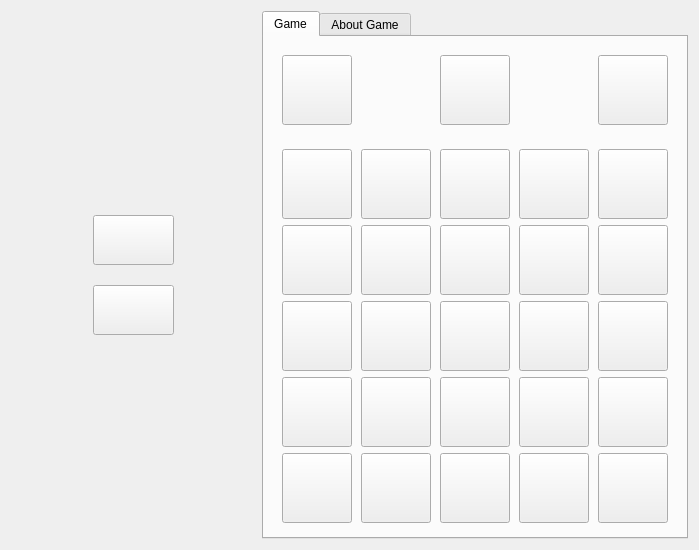
<?xml version="1.0" encoding="UTF-8"?>
<ui version="4.0">
 <class>Widget</class>
 <widget class="QWidget" name="Widget">
  <property name="geometry">
   <rect>
    <x>0</x>
    <y>0</y>
    <width>699</width>
    <height>550</height>
   </rect>
  </property>
  <property name="minimumSize">
   <size>
    <width>620</width>
    <height>550</height>
   </size>
  </property>
  <property name="maximumSize">
   <size>
    <width>700</width>
    <height>555</height>
   </size>
  </property>
  <property name="windowTitle">
   <string>In Search Of Treasure</string>
  </property>
  <property name="styleSheet">
   <string notr="true"/>
  </property>
  <layout class="QHBoxLayout" name="horizontalLayout_2">
   <item>
    <spacer name="horizontalSpacer_2">
     <property name="orientation">
      <enum>Qt::Horizontal</enum>
     </property>
     <property name="sizeHint" stdset="0">
      <size>
       <width>40</width>
       <height>20</height>
      </size>
     </property>
    </spacer>
   </item>
   <item>
    <layout class="QVBoxLayout" name="verticalLayout_2">
     <property name="spacing">
      <number>20</number>
     </property>
     <item>
      <spacer name="verticalSpacer_2">
       <property name="orientation">
        <enum>Qt::Vertical</enum>
       </property>
       <property name="sizeHint" stdset="0">
        <size>
         <width>20</width>
         <height>40</height>
        </size>
       </property>
      </spacer>
     </item>
     <item>
      <widget class="QPushButton" name="button_start_game">
       <property name="sizePolicy">
        <sizepolicy hsizetype="Expanding" vsizetype="Fixed">
         <horstretch>0</horstretch>
         <verstretch>0</verstretch>
        </sizepolicy>
       </property>
       <property name="minimumSize">
        <size>
         <width>0</width>
         <height>50</height>
        </size>
       </property>
       <property name="cursor">
        <cursorShape>PointingHandCursor</cursorShape>
       </property>
       <property name="text">
        <string/>
       </property>
      </widget>
     </item>
     <item>
      <widget class="QPushButton" name="button_about_game">
       <property name="sizePolicy">
        <sizepolicy hsizetype="Expanding" vsizetype="Fixed">
         <horstretch>0</horstretch>
         <verstretch>0</verstretch>
        </sizepolicy>
       </property>
       <property name="minimumSize">
        <size>
         <width>0</width>
         <height>50</height>
        </size>
       </property>
       <property name="cursor">
        <cursorShape>PointingHandCursor</cursorShape>
       </property>
       <property name="text">
        <string/>
       </property>
      </widget>
     </item>
     <item>
      <spacer name="verticalSpacer">
       <property name="orientation">
        <enum>Qt::Vertical</enum>
       </property>
       <property name="sizeHint" stdset="0">
        <size>
         <width>20</width>
         <height>40</height>
        </size>
       </property>
      </spacer>
     </item>
    </layout>
   </item>
   <item>
    <spacer name="horizontalSpacer">
     <property name="orientation">
      <enum>Qt::Horizontal</enum>
     </property>
     <property name="sizeHint" stdset="0">
      <size>
       <width>40</width>
       <height>20</height>
      </size>
     </property>
    </spacer>
   </item>
   <item>
    <widget class="QTabWidget" name="tabWidget">
     <property name="sizePolicy">
      <sizepolicy hsizetype="Fixed" vsizetype="Expanding">
       <horstretch>0</horstretch>
       <verstretch>0</verstretch>
      </sizepolicy>
     </property>
     <property name="minimumSize">
      <size>
       <width>70</width>
       <height>70</height>
      </size>
     </property>
     <property name="styleSheet">
      <string notr="true"/>
     </property>
     <property name="currentIndex">
      <number>0</number>
     </property>
     <widget class="QWidget" name="tab_1">
      <attribute name="title">
       <string>Game</string>
      </attribute>
      <layout class="QVBoxLayout" name="verticalLayout_3">
       <item>
        <spacer name="verticalSpacer_3">
         <property name="orientation">
          <enum>Qt::Vertical</enum>
         </property>
         <property name="sizeHint" stdset="0">
          <size>
           <width>20</width>
           <height>40</height>
          </size>
         </property>
        </spacer>
       </item>
       <item>
        <layout class="QHBoxLayout" name="horizontalLayout">
         <property name="spacing">
          <number>9</number>
         </property>
         <property name="leftMargin">
          <number>9</number>
         </property>
         <property name="topMargin">
          <number>9</number>
         </property>
         <property name="rightMargin">
          <number>9</number>
         </property>
         <property name="bottomMargin">
          <number>9</number>
         </property>
         <item>
          <widget class="QPushButton" name="cell_upper_left">
           <property name="sizePolicy">
            <sizepolicy hsizetype="Fixed" vsizetype="Fixed">
             <horstretch>0</horstretch>
             <verstretch>0</verstretch>
            </sizepolicy>
           </property>
           <property name="minimumSize">
            <size>
             <width>70</width>
             <height>70</height>
            </size>
           </property>
           <property name="text">
            <string/>
           </property>
          </widget>
         </item>
         <item>
          <spacer name="horizontalSpacer_4">
           <property name="orientation">
            <enum>Qt::Horizontal</enum>
           </property>
           <property name="sizeType">
            <enum>QSizePolicy::Expanding</enum>
           </property>
           <property name="sizeHint" stdset="0">
            <size>
             <width>70</width>
             <height>20</height>
            </size>
           </property>
          </spacer>
         </item>
         <item>
          <widget class="QPushButton" name="cell_upper_medium">
           <property name="sizePolicy">
            <sizepolicy hsizetype="Fixed" vsizetype="Fixed">
             <horstretch>0</horstretch>
             <verstretch>0</verstretch>
            </sizepolicy>
           </property>
           <property name="minimumSize">
            <size>
             <width>70</width>
             <height>70</height>
            </size>
           </property>
           <property name="text">
            <string/>
           </property>
          </widget>
         </item>
         <item>
          <spacer name="horizontalSpacer_3">
           <property name="orientation">
            <enum>Qt::Horizontal</enum>
           </property>
           <property name="sizeType">
            <enum>QSizePolicy::Expanding</enum>
           </property>
           <property name="sizeHint" stdset="0">
            <size>
             <width>70</width>
             <height>20</height>
            </size>
           </property>
          </spacer>
         </item>
         <item>
          <widget class="QPushButton" name="cell_upper_right">
           <property name="sizePolicy">
            <sizepolicy hsizetype="Fixed" vsizetype="Fixed">
             <horstretch>0</horstretch>
             <verstretch>0</verstretch>
            </sizepolicy>
           </property>
           <property name="minimumSize">
            <size>
             <width>70</width>
             <height>70</height>
            </size>
           </property>
           <property name="text">
            <string/>
           </property>
          </widget>
         </item>
        </layout>
       </item>
       <item>
        <layout class="QGridLayout" name="gridLayout_2">
         <property name="leftMargin">
          <number>9</number>
         </property>
         <property name="topMargin">
          <number>9</number>
         </property>
         <property name="rightMargin">
          <number>9</number>
         </property>
         <property name="bottomMargin">
          <number>9</number>
         </property>
         <property name="spacing">
          <number>9</number>
         </property>
         <item row="0" column="2">
          <widget class="QPushButton" name="cell_0_2">
           <property name="sizePolicy">
            <sizepolicy hsizetype="Fixed" vsizetype="Fixed">
             <horstretch>0</horstretch>
             <verstretch>0</verstretch>
            </sizepolicy>
           </property>
           <property name="minimumSize">
            <size>
             <width>70</width>
             <height>70</height>
            </size>
           </property>
           <property name="cursor">
            <cursorShape>OpenHandCursor</cursorShape>
           </property>
           <property name="text">
            <string/>
           </property>
          </widget>
         </item>
         <item row="1" column="0">
          <widget class="QPushButton" name="cell_1_0">
           <property name="sizePolicy">
            <sizepolicy hsizetype="Fixed" vsizetype="Fixed">
             <horstretch>0</horstretch>
             <verstretch>0</verstretch>
            </sizepolicy>
           </property>
           <property name="minimumSize">
            <size>
             <width>70</width>
             <height>70</height>
            </size>
           </property>
           <property name="cursor">
            <cursorShape>OpenHandCursor</cursorShape>
           </property>
           <property name="text">
            <string/>
           </property>
          </widget>
         </item>
         <item row="1" column="1">
          <widget class="QPushButton" name="cell_1_1">
           <property name="sizePolicy">
            <sizepolicy hsizetype="Fixed" vsizetype="Fixed">
             <horstretch>0</horstretch>
             <verstretch>0</verstretch>
            </sizepolicy>
           </property>
           <property name="minimumSize">
            <size>
             <width>70</width>
             <height>70</height>
            </size>
           </property>
           <property name="cursor">
            <cursorShape>OpenHandCursor</cursorShape>
           </property>
           <property name="text">
            <string/>
           </property>
          </widget>
         </item>
         <item row="0" column="3">
          <widget class="QPushButton" name="cell_0_3">
           <property name="sizePolicy">
            <sizepolicy hsizetype="Fixed" vsizetype="Fixed">
             <horstretch>0</horstretch>
             <verstretch>0</verstretch>
            </sizepolicy>
           </property>
           <property name="minimumSize">
            <size>
             <width>70</width>
             <height>70</height>
            </size>
           </property>
           <property name="cursor">
            <cursorShape>OpenHandCursor</cursorShape>
           </property>
           <property name="styleSheet">
            <string notr="true"/>
           </property>
           <property name="text">
            <string/>
           </property>
          </widget>
         </item>
         <item row="3" column="0">
          <widget class="QPushButton" name="cell_3_0">
           <property name="sizePolicy">
            <sizepolicy hsizetype="Fixed" vsizetype="Fixed">
             <horstretch>0</horstretch>
             <verstretch>0</verstretch>
            </sizepolicy>
           </property>
           <property name="minimumSize">
            <size>
             <width>70</width>
             <height>70</height>
            </size>
           </property>
           <property name="cursor">
            <cursorShape>OpenHandCursor</cursorShape>
           </property>
           <property name="text">
            <string/>
           </property>
          </widget>
         </item>
         <item row="3" column="4">
          <widget class="QPushButton" name="cell_3_4">
           <property name="sizePolicy">
            <sizepolicy hsizetype="Fixed" vsizetype="Fixed">
             <horstretch>0</horstretch>
             <verstretch>0</verstretch>
            </sizepolicy>
           </property>
           <property name="minimumSize">
            <size>
             <width>70</width>
             <height>70</height>
            </size>
           </property>
           <property name="cursor">
            <cursorShape>OpenHandCursor</cursorShape>
           </property>
           <property name="text">
            <string/>
           </property>
          </widget>
         </item>
         <item row="1" column="4">
          <widget class="QPushButton" name="cell_1_4">
           <property name="sizePolicy">
            <sizepolicy hsizetype="Fixed" vsizetype="Fixed">
             <horstretch>0</horstretch>
             <verstretch>0</verstretch>
            </sizepolicy>
           </property>
           <property name="minimumSize">
            <size>
             <width>70</width>
             <height>70</height>
            </size>
           </property>
           <property name="cursor">
            <cursorShape>OpenHandCursor</cursorShape>
           </property>
           <property name="text">
            <string/>
           </property>
           <property name="checkable">
            <bool>false</bool>
           </property>
          </widget>
         </item>
         <item row="0" column="0">
          <widget class="QPushButton" name="cell_0_0">
           <property name="sizePolicy">
            <sizepolicy hsizetype="Fixed" vsizetype="Fixed">
             <horstretch>0</horstretch>
             <verstretch>0</verstretch>
            </sizepolicy>
           </property>
           <property name="minimumSize">
            <size>
             <width>70</width>
             <height>70</height>
            </size>
           </property>
           <property name="cursor">
            <cursorShape>OpenHandCursor</cursorShape>
           </property>
           <property name="styleSheet">
            <string notr="true"/>
           </property>
           <property name="text">
            <string/>
           </property>
          </widget>
         </item>
         <item row="0" column="1">
          <widget class="QPushButton" name="cell_0_1">
           <property name="sizePolicy">
            <sizepolicy hsizetype="Fixed" vsizetype="Fixed">
             <horstretch>0</horstretch>
             <verstretch>0</verstretch>
            </sizepolicy>
           </property>
           <property name="minimumSize">
            <size>
             <width>70</width>
             <height>70</height>
            </size>
           </property>
           <property name="cursor">
            <cursorShape>OpenHandCursor</cursorShape>
           </property>
           <property name="text">
            <string/>
           </property>
          </widget>
         </item>
         <item row="2" column="4">
          <widget class="QPushButton" name="cell_2_4">
           <property name="sizePolicy">
            <sizepolicy hsizetype="Fixed" vsizetype="Fixed">
             <horstretch>0</horstretch>
             <verstretch>0</verstretch>
            </sizepolicy>
           </property>
           <property name="minimumSize">
            <size>
             <width>70</width>
             <height>70</height>
            </size>
           </property>
           <property name="cursor">
            <cursorShape>OpenHandCursor</cursorShape>
           </property>
           <property name="text">
            <string/>
           </property>
          </widget>
         </item>
         <item row="2" column="1">
          <widget class="QPushButton" name="cell_2_1">
           <property name="sizePolicy">
            <sizepolicy hsizetype="Fixed" vsizetype="Fixed">
             <horstretch>0</horstretch>
             <verstretch>0</verstretch>
            </sizepolicy>
           </property>
           <property name="minimumSize">
            <size>
             <width>70</width>
             <height>70</height>
            </size>
           </property>
           <property name="cursor">
            <cursorShape>OpenHandCursor</cursorShape>
           </property>
           <property name="text">
            <string/>
           </property>
          </widget>
         </item>
         <item row="0" column="4">
          <widget class="QPushButton" name="cell_0_4">
           <property name="sizePolicy">
            <sizepolicy hsizetype="Fixed" vsizetype="Fixed">
             <horstretch>0</horstretch>
             <verstretch>0</verstretch>
            </sizepolicy>
           </property>
           <property name="minimumSize">
            <size>
             <width>70</width>
             <height>70</height>
            </size>
           </property>
           <property name="cursor">
            <cursorShape>OpenHandCursor</cursorShape>
           </property>
           <property name="styleSheet">
            <string notr="true"/>
           </property>
           <property name="text">
            <string/>
           </property>
          </widget>
         </item>
         <item row="1" column="3">
          <widget class="QPushButton" name="cell_1_3">
           <property name="sizePolicy">
            <sizepolicy hsizetype="Fixed" vsizetype="Fixed">
             <horstretch>0</horstretch>
             <verstretch>0</verstretch>
            </sizepolicy>
           </property>
           <property name="minimumSize">
            <size>
             <width>70</width>
             <height>70</height>
            </size>
           </property>
           <property name="cursor">
            <cursorShape>OpenHandCursor</cursorShape>
           </property>
           <property name="text">
            <string/>
           </property>
          </widget>
         </item>
         <item row="2" column="3">
          <widget class="QPushButton" name="cell_2_3">
           <property name="sizePolicy">
            <sizepolicy hsizetype="Fixed" vsizetype="Fixed">
             <horstretch>0</horstretch>
             <verstretch>0</verstretch>
            </sizepolicy>
           </property>
           <property name="minimumSize">
            <size>
             <width>70</width>
             <height>70</height>
            </size>
           </property>
           <property name="cursor">
            <cursorShape>OpenHandCursor</cursorShape>
           </property>
           <property name="text">
            <string/>
           </property>
          </widget>
         </item>
         <item row="2" column="2">
          <widget class="QPushButton" name="cell_2_2">
           <property name="sizePolicy">
            <sizepolicy hsizetype="Fixed" vsizetype="Fixed">
             <horstretch>0</horstretch>
             <verstretch>0</verstretch>
            </sizepolicy>
           </property>
           <property name="minimumSize">
            <size>
             <width>70</width>
             <height>70</height>
            </size>
           </property>
           <property name="cursor">
            <cursorShape>OpenHandCursor</cursorShape>
           </property>
           <property name="text">
            <string/>
           </property>
          </widget>
         </item>
         <item row="1" column="2">
          <widget class="QPushButton" name="cell_1_2">
           <property name="sizePolicy">
            <sizepolicy hsizetype="Fixed" vsizetype="Fixed">
             <horstretch>0</horstretch>
             <verstretch>0</verstretch>
            </sizepolicy>
           </property>
           <property name="minimumSize">
            <size>
             <width>70</width>
             <height>70</height>
            </size>
           </property>
           <property name="cursor">
            <cursorShape>OpenHandCursor</cursorShape>
           </property>
           <property name="text">
            <string/>
           </property>
          </widget>
         </item>
         <item row="2" column="0">
          <widget class="QPushButton" name="cell_2_0">
           <property name="sizePolicy">
            <sizepolicy hsizetype="Fixed" vsizetype="Fixed">
             <horstretch>0</horstretch>
             <verstretch>0</verstretch>
            </sizepolicy>
           </property>
           <property name="minimumSize">
            <size>
             <width>70</width>
             <height>70</height>
            </size>
           </property>
           <property name="cursor">
            <cursorShape>OpenHandCursor</cursorShape>
           </property>
           <property name="text">
            <string/>
           </property>
          </widget>
         </item>
         <item row="3" column="3">
          <widget class="QPushButton" name="cell_3_3">
           <property name="sizePolicy">
            <sizepolicy hsizetype="Fixed" vsizetype="Fixed">
             <horstretch>0</horstretch>
             <verstretch>0</verstretch>
            </sizepolicy>
           </property>
           <property name="minimumSize">
            <size>
             <width>70</width>
             <height>70</height>
            </size>
           </property>
           <property name="cursor">
            <cursorShape>OpenHandCursor</cursorShape>
           </property>
           <property name="text">
            <string/>
           </property>
          </widget>
         </item>
         <item row="3" column="2">
          <widget class="QPushButton" name="cell_3_2">
           <property name="sizePolicy">
            <sizepolicy hsizetype="Fixed" vsizetype="Fixed">
             <horstretch>0</horstretch>
             <verstretch>0</verstretch>
            </sizepolicy>
           </property>
           <property name="minimumSize">
            <size>
             <width>70</width>
             <height>70</height>
            </size>
           </property>
           <property name="cursor">
            <cursorShape>OpenHandCursor</cursorShape>
           </property>
           <property name="text">
            <string/>
           </property>
          </widget>
         </item>
         <item row="3" column="1">
          <widget class="QPushButton" name="cell_3_1">
           <property name="sizePolicy">
            <sizepolicy hsizetype="Fixed" vsizetype="Fixed">
             <horstretch>0</horstretch>
             <verstretch>0</verstretch>
            </sizepolicy>
           </property>
           <property name="minimumSize">
            <size>
             <width>70</width>
             <height>70</height>
            </size>
           </property>
           <property name="cursor">
            <cursorShape>OpenHandCursor</cursorShape>
           </property>
           <property name="text">
            <string/>
           </property>
          </widget>
         </item>
         <item row="4" column="0">
          <widget class="QPushButton" name="cell_4_0">
           <property name="sizePolicy">
            <sizepolicy hsizetype="Fixed" vsizetype="Fixed">
             <horstretch>0</horstretch>
             <verstretch>0</verstretch>
            </sizepolicy>
           </property>
           <property name="minimumSize">
            <size>
             <width>70</width>
             <height>70</height>
            </size>
           </property>
           <property name="cursor">
            <cursorShape>OpenHandCursor</cursorShape>
           </property>
           <property name="text">
            <string/>
           </property>
          </widget>
         </item>
         <item row="4" column="1">
          <widget class="QPushButton" name="cell_4_1">
           <property name="sizePolicy">
            <sizepolicy hsizetype="Fixed" vsizetype="Fixed">
             <horstretch>0</horstretch>
             <verstretch>0</verstretch>
            </sizepolicy>
           </property>
           <property name="minimumSize">
            <size>
             <width>70</width>
             <height>70</height>
            </size>
           </property>
           <property name="cursor">
            <cursorShape>OpenHandCursor</cursorShape>
           </property>
           <property name="text">
            <string/>
           </property>
          </widget>
         </item>
         <item row="4" column="2">
          <widget class="QPushButton" name="cell_4_2">
           <property name="sizePolicy">
            <sizepolicy hsizetype="Fixed" vsizetype="Fixed">
             <horstretch>0</horstretch>
             <verstretch>0</verstretch>
            </sizepolicy>
           </property>
           <property name="minimumSize">
            <size>
             <width>70</width>
             <height>70</height>
            </size>
           </property>
           <property name="cursor">
            <cursorShape>OpenHandCursor</cursorShape>
           </property>
           <property name="text">
            <string/>
           </property>
          </widget>
         </item>
         <item row="4" column="3">
          <widget class="QPushButton" name="cell_4_3">
           <property name="sizePolicy">
            <sizepolicy hsizetype="Fixed" vsizetype="Fixed">
             <horstretch>0</horstretch>
             <verstretch>0</verstretch>
            </sizepolicy>
           </property>
           <property name="minimumSize">
            <size>
             <width>70</width>
             <height>70</height>
            </size>
           </property>
           <property name="cursor">
            <cursorShape>OpenHandCursor</cursorShape>
           </property>
           <property name="text">
            <string/>
           </property>
          </widget>
         </item>
         <item row="4" column="4">
          <widget class="QPushButton" name="cell_4_4">
           <property name="sizePolicy">
            <sizepolicy hsizetype="Fixed" vsizetype="Fixed">
             <horstretch>0</horstretch>
             <verstretch>0</verstretch>
            </sizepolicy>
           </property>
           <property name="minimumSize">
            <size>
             <width>70</width>
             <height>70</height>
            </size>
           </property>
           <property name="cursor">
            <cursorShape>OpenHandCursor</cursorShape>
           </property>
           <property name="text">
            <string/>
           </property>
          </widget>
         </item>
        </layout>
       </item>
       <item>
        <spacer name="verticalSpacer_4">
         <property name="orientation">
          <enum>Qt::Vertical</enum>
         </property>
         <property name="sizeHint" stdset="0">
          <size>
           <width>20</width>
           <height>40</height>
          </size>
         </property>
        </spacer>
       </item>
      </layout>
     </widget>
     <widget class="QWidget" name="tab_2">
      <attribute name="title">
       <string>About Game</string>
      </attribute>
      <layout class="QVBoxLayout" name="verticalLayout_5">
       <item>
        <spacer name="verticalSpacer_6">
         <property name="orientation">
          <enum>Qt::Vertical</enum>
         </property>
         <property name="sizeHint" stdset="0">
          <size>
           <width>20</width>
           <height>40</height>
          </size>
         </property>
        </spacer>
       </item>
       <item>
        <widget class="QLabel" name="label">
         <property name="styleSheet">
          <string notr="true"/>
         </property>
         <property name="text">
          <string>Добро пожаловать в игру &quot;В поисках сокровищ&quot;

Механика игры:

Дано поле 5*5 клеток и 15 камней трех цветов, по
пять каждого цвета. Каждая клетка поля может
быть либо блокирована, либо занята одним
камнем любого цвета, либо свободна. На поле
выставлены все камни, 6 клеток блокированы
и 4 клетки свободны. Блокированные клетки
остаются таковыми всегда. Драгоценные камни
мы можем передвигать на соседнее свободное
место по горизонтали или вертикали. Требуется,
передвигая фишки, выставить их в три
вертикальных ряда соответственно цветам,
стоящим над полем.
</string>
         </property>
         <property name="alignment">
          <set>Qt::AlignLeading|Qt::AlignLeft|Qt::AlignTop</set>
         </property>
        </widget>
       </item>
       <item>
        <layout class="QHBoxLayout" name="horizontalLayout_3">
         <property name="topMargin">
          <number>0</number>
         </property>
         <item>
          <spacer name="horizontalSpacer_5">
           <property name="orientation">
            <enum>Qt::Horizontal</enum>
           </property>
           <property name="sizeHint" stdset="0">
            <size>
             <width>40</width>
             <height>20</height>
            </size>
           </property>
          </spacer>
         </item>
         <item>
          <widget class="QPushButton" name="button_back">
           <property name="minimumSize">
            <size>
             <width>70</width>
             <height>50</height>
            </size>
           </property>
           <property name="maximumSize">
            <size>
             <width>16777215</width>
             <height>16777215</height>
            </size>
           </property>
           <property name="cursor">
            <cursorShape>PointingHandCursor</cursorShape>
           </property>
           <property name="styleSheet">
            <string notr="true"/>
           </property>
           <property name="text">
            <string/>
           </property>
          </widget>
         </item>
         <item>
          <spacer name="horizontalSpacer_6">
           <property name="orientation">
            <enum>Qt::Horizontal</enum>
           </property>
           <property name="sizeHint" stdset="0">
            <size>
             <width>40</width>
             <height>20</height>
            </size>
           </property>
          </spacer>
         </item>
        </layout>
       </item>
       <item>
        <spacer name="verticalSpacer_5">
         <property name="orientation">
          <enum>Qt::Vertical</enum>
         </property>
         <property name="sizeHint" stdset="0">
          <size>
           <width>20</width>
           <height>40</height>
          </size>
         </property>
        </spacer>
       </item>
      </layout>
     </widget>
    </widget>
   </item>
  </layout>
 </widget>
 <resources/>
 <connections/>
</ui>
